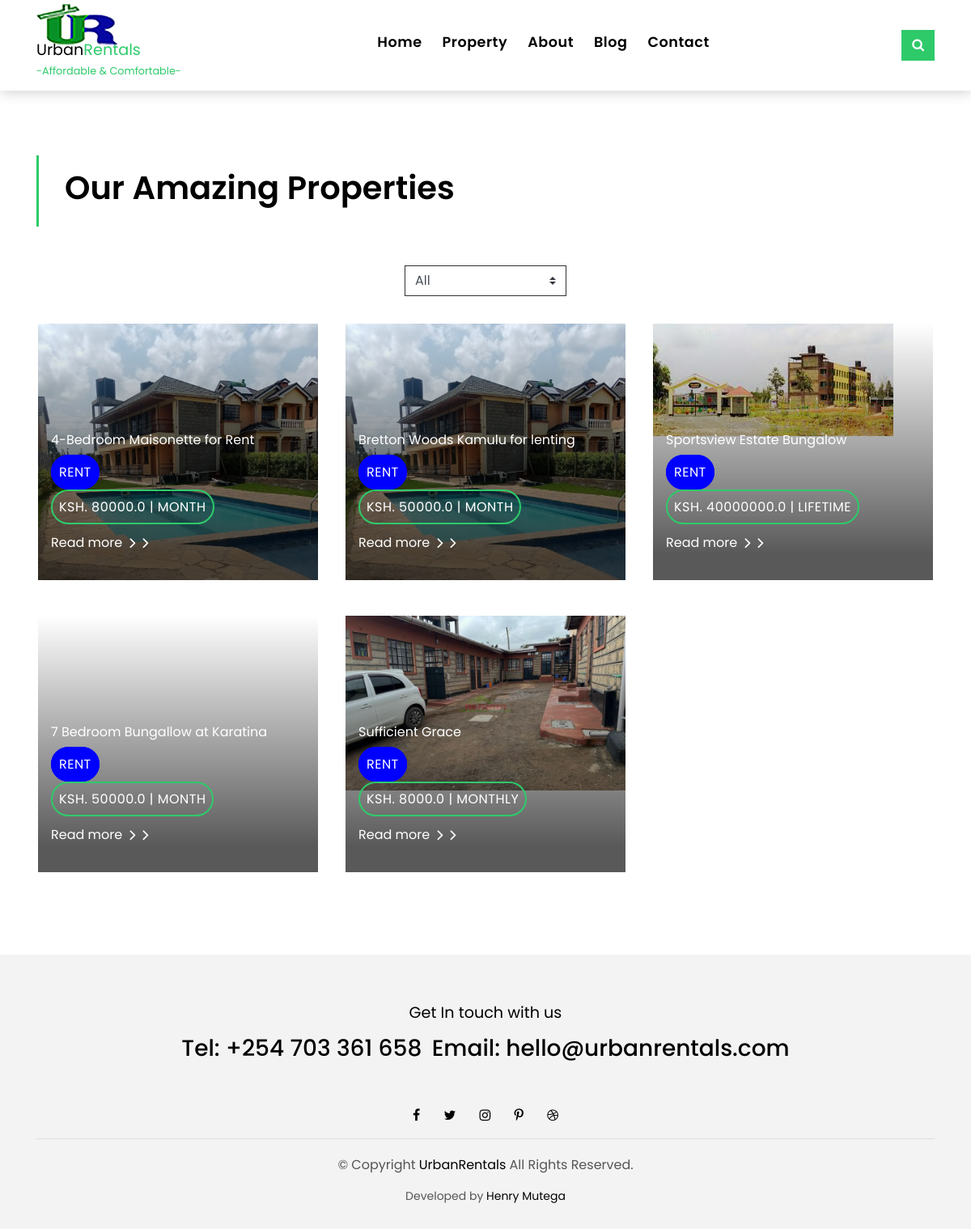
Page /property/ on the earlier database version.
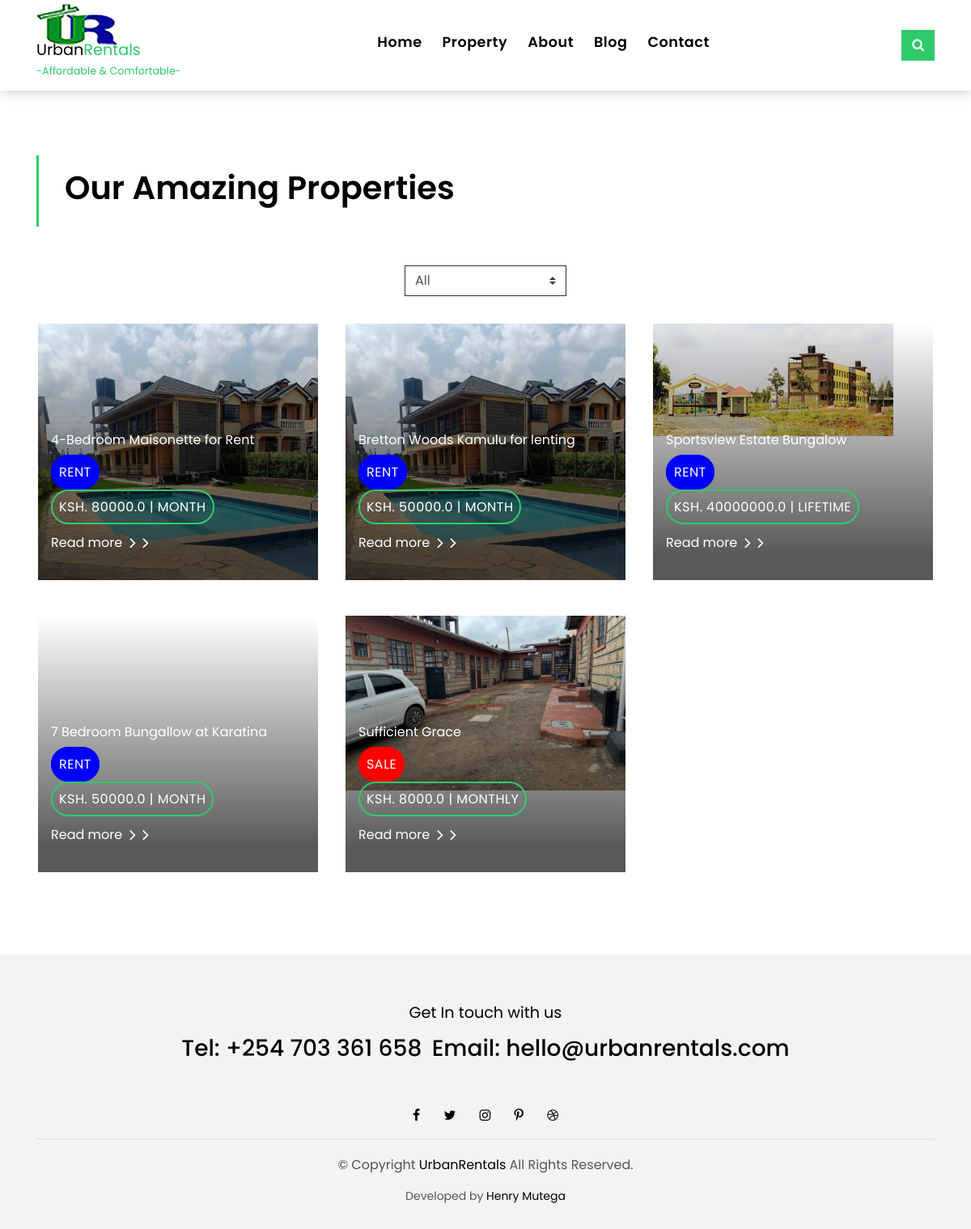
Same page on the later database version.
### rental/models.py (models this page shows, shortened)
class Properties(models.Model):
    title = models.CharField(max_length=60)
    location = models.CharField(max_length=30)
    propertyphotos = models.ImageField(upload_to = 'property/')
    description = models.TextField()
    price = models.FloatField()
    status = models.CharField(max_length=30)
    rooms = models.IntegerField()
    type = models.CharField(max_length=30)
    period = models.CharField(max_length=15)
    @classmethod
    def property_details(cls):
        property = cls.objects.filter()
        return property

### rental/views.py (the view)
# urls.py: url(r'^property/', views.property, name='property'),
def property(request):
    property = Properties.property_details()
    return render(request, 'property-grid.html', {"property":property})

### rental/templates/property-grid.html (shortened to what this page needs)
{% load static %}
<!DOCTYPE html>
<html lang="en">
<head>
  <link href="{% static 'lib/bootstrap/css/bootstrap.min.css'%}" rel="stylesheet">
  <link href="{% static 'lib/font-awesome/css/font-awesome.min.css'%}"rel="stylesheet">
  <link href="{% static 'lib/animate/animate.min.css'%}" rel="stylesheet">
  <link href="{% static 'lib/ionicons/css/ionicons.min.css'%}" rel="stylesheet">
  <link href="{% static 'lib/owlcarousel/assets/owl.carousel.min.css'%}" rel="stylesheet">
  <link href="{% static 'csss/styles.css'%}" rel="stylesheet">
</head>
<body>
  {% include "header.html" %}
  <section class="intro-single">
    <div class="container">
      <div class="row">
        <div class="col-md-12 col-lg-8">
          <div class="title-single-box">
            <h1 class="title-single">Our Amazing Properties</h1>
          </div>
        </div>
      </div>
    </div>
  </section>
  <section class="property-grid grid">
    <div class="container">
      <div class="row">
        <div class="col-sm-12">
          <div class="grid-option">
            <form>
              <select class="custom-select">
                <option selected>All</option>
              </select>
            </form>
          </div>
        </div>
       </div>
        <div class="row">
          {% for property_item in property %}
          <div class="col-md-4">
            <div class="card-box-a card-shadow" style="height: 321px;">
              <div class="img-box-a">
                <a href="{% url 'propertysingle' property_item.id %}"><img src="{{property_item.propertyphotos.url}}" alt="" class="img-a img-fluid"></a>
              </div>
              <div class="card-overlay">
                <div class="card-overlay-b-content">
                  <div class="card-header-a">
                    <p>
                      <a class="card-title-z" href="{% url 'propertysingle' property_item.id %}">{{property_item.title}}</a>
                    </p>
                  </div>
                  <div class="card-body-a">
                    <div class="price-box d-flex">
                      <a href="{% url 'propertysingle' property_item.id %}">
                        <span class="{% if property_item.status|lower == 'rent' %}price-aa{% elif property_item.status|lower == 'sale' %}price-sale{% else %}price-aa{% endif %}">{{property_item.status}}</span>
                      </a>
                    </div>
                    <div class="price-box d-flex">
                      <a href="{% url 'propertysingle' property_item.id %}"><span class="price-a">ksh. {{property_item.price}} | {{property_item.period}}</span></a>
                    </div>
                    <a href="{% url 'propertysingle' property_item.id %}" class="link-a">Read more
                      <span class="ion-ios-arrow-forward"></span>
                      <span class="ion-ios-arrow-forward"></span>
                    </a>
                  </div>
                </div>
              </div>
            </div>
          </div>
          {% endfor %}
      </div>
    </div>
  </section>
  {% include "footer.html" %}
</body>
</html>

Differences in the rows shown:
changed Properties "Sufficient Grace": status "RENT" → "SALE"
